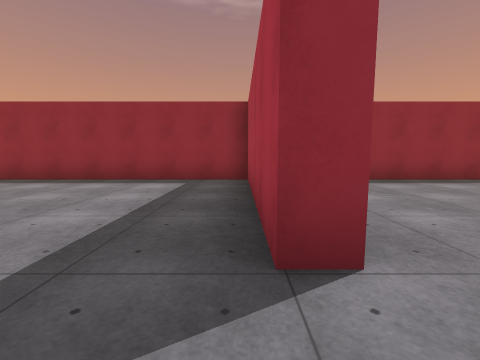
view 1 (above)

12 first-person views from a walk through a Unity game level. The camera is 1.3 m above the floor, tilts 6° down and sees 90° across. The floor is counted in squares, 2 m on a side. Each view is taken from the middle of a square. On the plan, view 1 faces up. The plan holds only what a view shows up to about 9 squares ahead; the rest is blank. The place goes on beyond the plan. The player is left out. Surface patterns are stand-ins for the level's own textures.

view 2
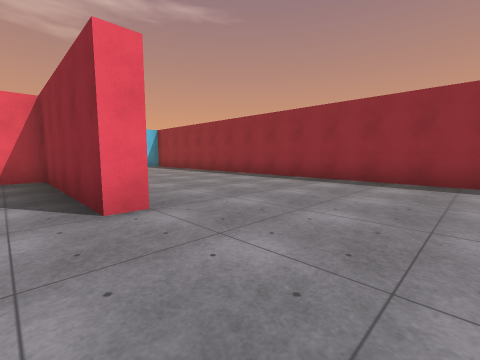

view 3
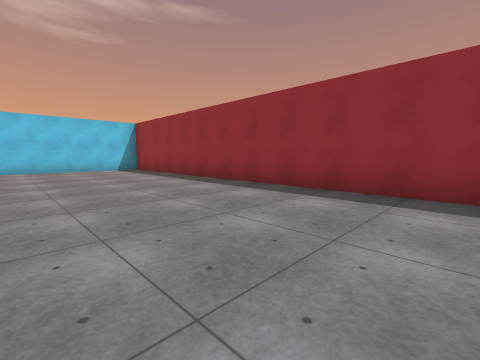

view 4
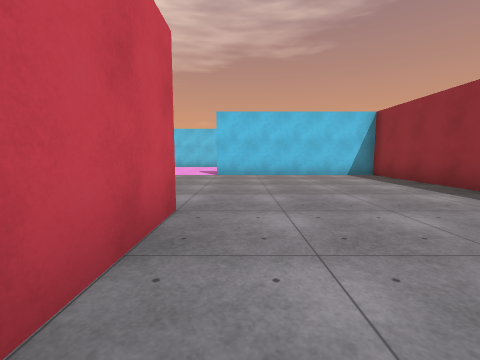

view 5
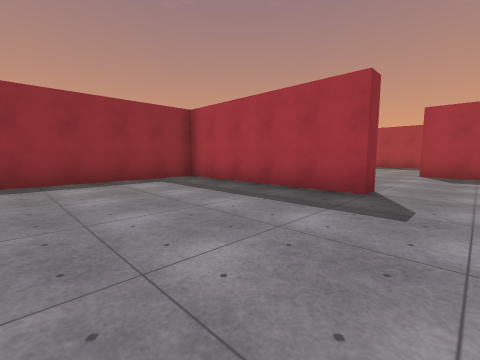

view 6
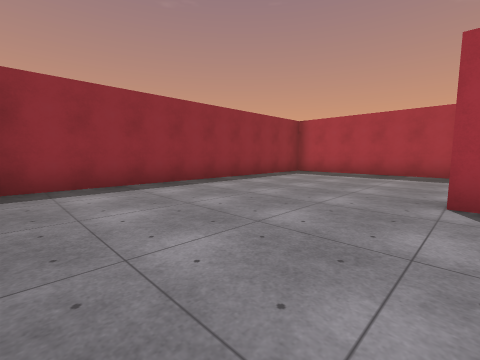

view 7
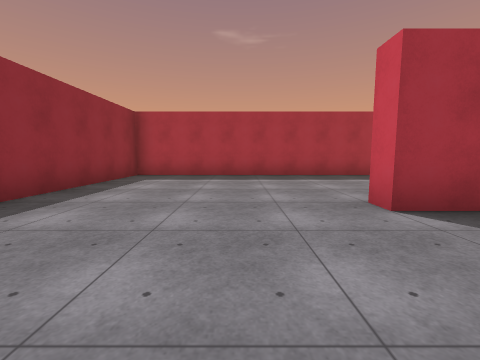

view 8
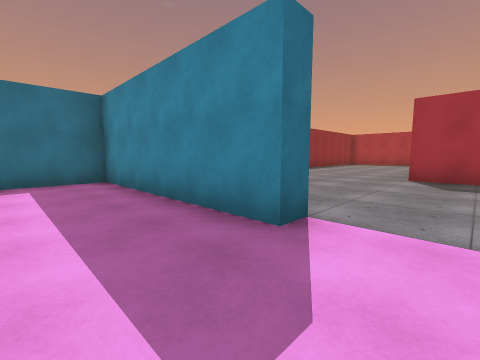

view 9
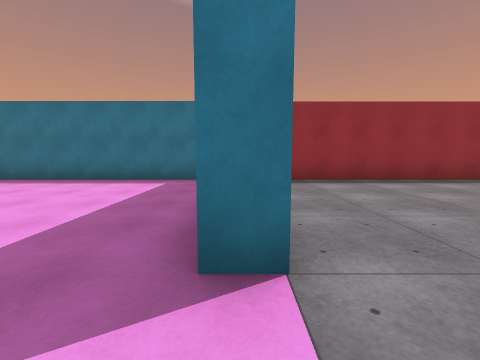

view 10
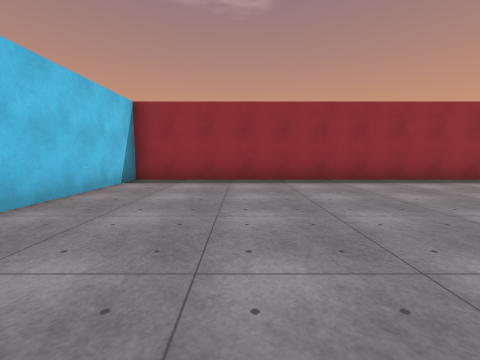

view 11
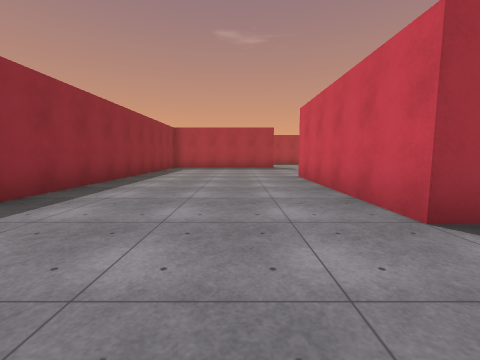

view 12
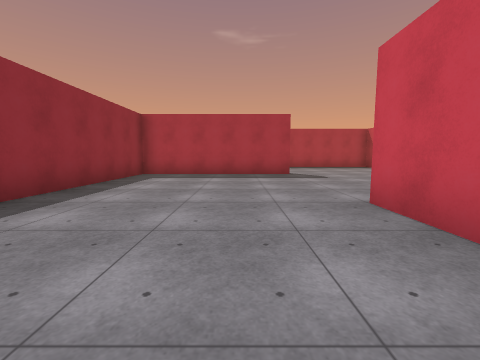

### Floor plan
Points are (right, up) in squares from view 1. A wall is a line through its corners. A room is listed if a view was taken in it or the views show most of it. See-through windows are left out.
Room 1 (views 1, 2, 3, 4, 5, 10, 11, 12)
walls: (-9.8, -0.1) (-9.8, 1.2) (-4.8, 1.2) (-4.8, 0.7) (-9.3, 0.7) (-9.3, 0); (0.2, 1.3) (0.2, 6.3) (-14.7, 6.3) (-14.7, 1.3)
ways out: opening at (0, 0.5) to room 2; opening at (-15, 0.5) to room 3
Room 2 (views 6, 7)
walls: (4.7, -0.1) (4.7, 1.2) (5.2, 1.2); (0.8, 1.3) (0.2, 1.3); (9.7, -0.5) (9.7, 6.3) (0.9, 6.3)
ways out: opening at (0, 0.5) to room 1
Room 3 (views 8, 9)
walls: (-14.7, 1.3) (-15.2, 1.3) (-15.2, 6.3) (-19.5, 6.3)
ways out: opening at (-15, 0.5) to room 1

Positions as (right, up) in squares from view 1, and headings:
1: (0, 0), facing up
2: (-2, 0), facing up-left
3: (-4, 2), facing up-left
4: (-7, 2), facing left
5: (-4, 0), facing up-right
6: (1, 1), facing up-right
7: (2, 3), facing right
8: (-17, 0), facing up-right
9: (-15, 0), facing up
10: (-12, 0), facing up
11: (-12, 3), facing right
12: (-8, 3), facing right
